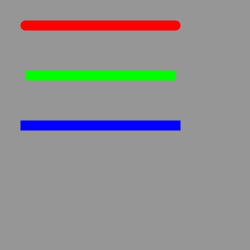
Frame 1 (no input)
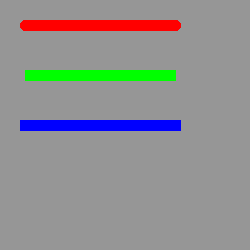
Frame 60 (the mouse pressed at the canvas centre just before this capture)
Frame 120 (the mouse held since frame 60 and released just before this capture): identical to frame 60, image omitted

The Processing sketch that drew these frames (run headless with seeded random() and noise(); from frame 60 on, the mouse is pressed at the canvas centre):

// Processing sketch: strokeCap
// ── strokeCap.pde
void setup() {
  size(250, 250);
  background(150);
}
void draw() {
  /* strokeCap deals with the line ends they have 3 values
    either ROUND, SQUARE, PROJECT [they must be capatalized because they're
    reserved words
  */
  stroke(255,0,0);
  strokeWeight(10);
  strokeCap(ROUND);
  line(25,25,175,25);
  
  stroke(0,255,0);
  strokeWeight(10);
  strokeCap(SQUARE);
  line(25,75,175,75);
  
  stroke(0,0,255);
  strokeWeight(10);
  strokeCap(PROJECT);
  line(25,125,175,125);
}
